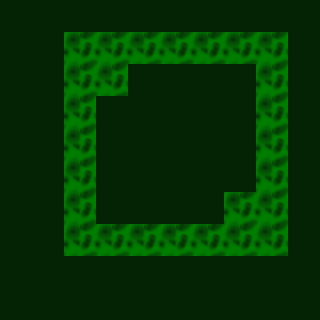

This is a level from a 2D game, rendered from its Tiled map with the project's own tilesets. A one-line summary and the complete map file follow:
An orthogonal 10x10 tile map with 32x32 px tiles, 1 tile layer (Calque de Tile 1).

<map version="1.0" tiledversion="1.0.3" orientation="orthogonal" renderorder="left-up" width="10" height="10" tilewidth="32" tileheight="32" nextobjectid="1">
 <properties>
  <property name="beginX" type="int" value="1" />
  <property name="beginY" type="int" value="1" />
  <property name="endX" type="int" value="8" />
  <property name="endY" type="int" value="8" />
 </properties>
 <tileset firstgid="1" source="test.tsx" />
 <layer name="Calque de Tile 1" width="10" height="10">
  <data>
   <tile gid="7" />
   <tile gid="7" />
   <tile gid="7" />
   <tile gid="7" />
   <tile gid="7" />
   <tile gid="7" />
   <tile gid="7" />
   <tile gid="7" />
   <tile gid="7" />
   <tile gid="7" />
   <tile gid="7" />
   <tile gid="8" />
   <tile gid="8" />
   <tile gid="8" />
   <tile gid="8" />
   <tile gid="8" />
   <tile gid="8" />
   <tile gid="8" />
   <tile gid="8" />
   <tile gid="7" />
   <tile gid="7" />
   <tile gid="8" />
   <tile gid="8" />
   <tile gid="8" />
   <tile gid="8" />
   <tile gid="8" />
   <tile gid="8" />
   <tile gid="8" />
   <tile gid="8" />
   <tile gid="7" />
   <tile gid="7" />
   <tile gid="8" />
   <tile gid="8" />
   <tile gid="8" />
   <tile gid="7" />
   <tile gid="7" />
   <tile gid="7" />
   <tile gid="8" />
   <tile gid="8" />
   <tile gid="7" />
   <tile gid="7" />
   <tile gid="8" />
   <tile gid="8" />
   <tile gid="7" />
   <tile gid="7" />
   <tile gid="7" />
   <tile gid="7" />
   <tile gid="8" />
   <tile gid="8" />
   <tile gid="7" />
   <tile gid="7" />
   <tile gid="8" />
   <tile gid="8" />
   <tile gid="7" />
   <tile gid="7" />
   <tile gid="7" />
   <tile gid="7" />
   <tile gid="8" />
   <tile gid="8" />
   <tile gid="7" />
   <tile gid="7" />
   <tile gid="8" />
   <tile gid="8" />
   <tile gid="7" />
   <tile gid="7" />
   <tile gid="7" />
   <tile gid="7" />
   <tile gid="8" />
   <tile gid="8" />
   <tile gid="7" />
   <tile gid="7" />
   <tile gid="8" />
   <tile gid="8" />
   <tile gid="8" />
   <tile gid="8" />
   <tile gid="8" />
   <tile gid="8" />
   <tile gid="8" />
   <tile gid="8" />
   <tile gid="7" />
   <tile gid="7" />
   <tile gid="8" />
   <tile gid="8" />
   <tile gid="8" />
   <tile gid="8" />
   <tile gid="8" />
   <tile gid="8" />
   <tile gid="8" />
   <tile gid="8" />
   <tile gid="7" />
   <tile gid="7" />
   <tile gid="7" />
   <tile gid="7" />
   <tile gid="7" />
   <tile gid="7" />
   <tile gid="7" />
   <tile gid="7" />
   <tile gid="7" />
   <tile gid="7" />
   <tile gid="7" />
  </data>
 </layer>
</map>
